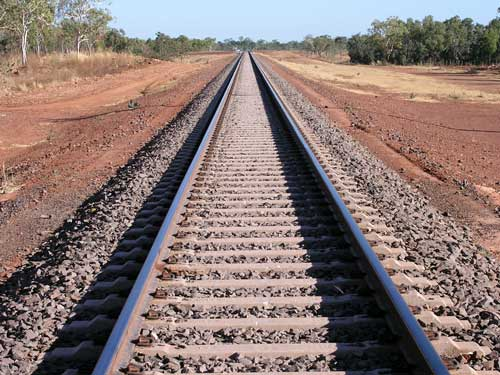
#> input picture railway_track.jpg, 500 x 375 px
$ python railway_track_lines_detection.py
#> lines starting #> are read from the running program, lines starting #| are printed output that depends on the picture; after the words box and inside, x2 and y2 are one past the last pixel; in counts of white or black regions, pixels touching at a corner belong together
import cv2
import numpy as np


def canny_edges(image):
    ex , threshold = cv2.threshold(image, 1, 255, cv2.THRESH_BINARY_INV + cv2.THRESH_OTSU)
    kernel = np.ones((2, 3), np.uint8)
    opening = cv2.morphologyEx(threshold, cv2.MORPH_OPEN, kernel, iterations=2)
    edges = cv2.Canny(opening, 3, 3)
    # print(edged)
    return edges

def track_lines_detection():
    image_orignal = cv2.imread('railway_track.jpg')
#> image_orignal is the input picture: shape (375, 500, 3); mean B, G, R 116.4, 120.8, 138.9
    image = cv2.cvtColor(image_orignal, cv2.COLOR_BGR2GRAY)
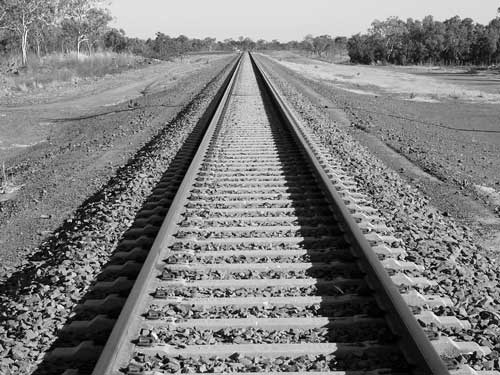
#> image: shape (375, 500); min 0, max 253, mean 125.7
    canny = canny_edges(image)
#> in canny_edges, `ex , threshold = cv2.threshold(image, 1, 255, cv2.THRESH_BINARY_INV + ..`:
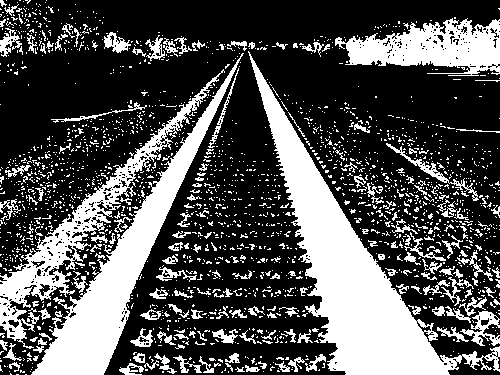
#> threshold: shape (375, 500); 31.9% white; 2108 white regions (1923 under 20 px), largest, box (x1, y1, x2, y2) and area: (248, 51, 500, 375) 18042, (31, 53, 244, 375) 10991, (0, 69, 225, 349) 6625
#> in canny_edges, `ex , threshold = cv2.threshold(image, 1, 255, cv2.THRESH_BINARY_INV + ..`: ex = 105
#> in canny_edges, `opening = cv2.morphologyEx(threshold, cv2.MORPH_OPEN, kernel, iteratio..`:
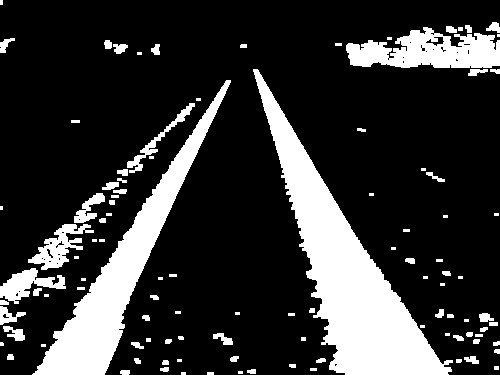
#> opening: shape (375, 500); 20.4% white; 106 white regions (32 under 20 px), largest, box (x1, y1, x2, y2) and area: (253, 69, 453, 375) 16816, (32, 80, 231, 375) 10320, (346, 27, 500, 68) 4154
#> in canny_edges, `edges = cv2.Canny(opening, 3, 3)`:
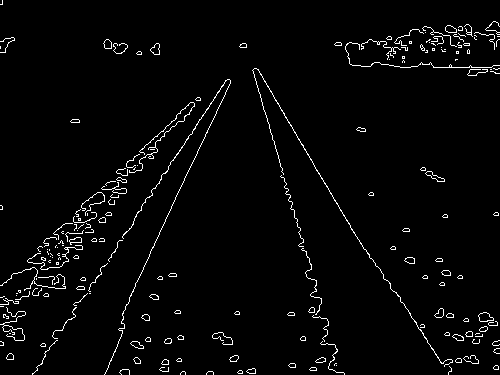
#> edges: shape (375, 500); 2.7% white in thin lines or dots

    # HoughLines
    result = cv2.HoughLinesP(canny, 1, np.pi / 180, 100, 50, minLineLength=180, maxLineGap=200)
#> result = [[122, 314, 246, 47], [37, 370, 225, 80], [243, 47, 370, 258], [245, 43, 339, 372]]
    lines = result[:, 0, :][:]
#> lines has the same summary as result

    num_of_lines = 0
    for x1, y1, x2, y2 in lines:
        num_of_lines = num_of_lines + 1
        cv2.line(image_orignal, (x1, y1), (x2, y2), (0, 0, 255), 5, cv2.LINE_AA)
        print('Line %s  (x1=%s, y1=%s) ==> (x2=%s, y2=%s) ' % (num_of_lines, x1, y1, x2, y2))
#> this loop made 4 passes
#| Line 1  (x1=122, y1=314) ==> (x2=246, y2=47)
#| Line 2  (x1=37, y1=370) ==> (x2=225, y2=80)
#| Line 3  (x1=243, y1=47) ==> (x2=370, y2=258)
#| Line 4  (x1=245, y1=43) ==> (x2=339, y2=372)
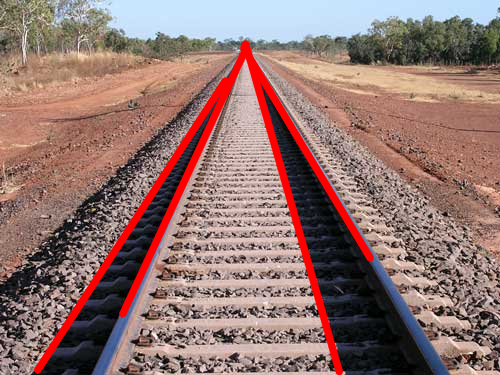
#> image_orignal: shape (375, 500, 3); 5.59% of pixels changed, all inside (x1, y1, x2, y2) = (33, 40, 375, 375)
#> after the loop, num_of_lines = 4

    cv2.imwrite("detected_lines.jpg", image_orignal)
    cv2.imshow('Detected Lines Image', image_orignal)
    cv2.waitKey()

track_lines_detection()
